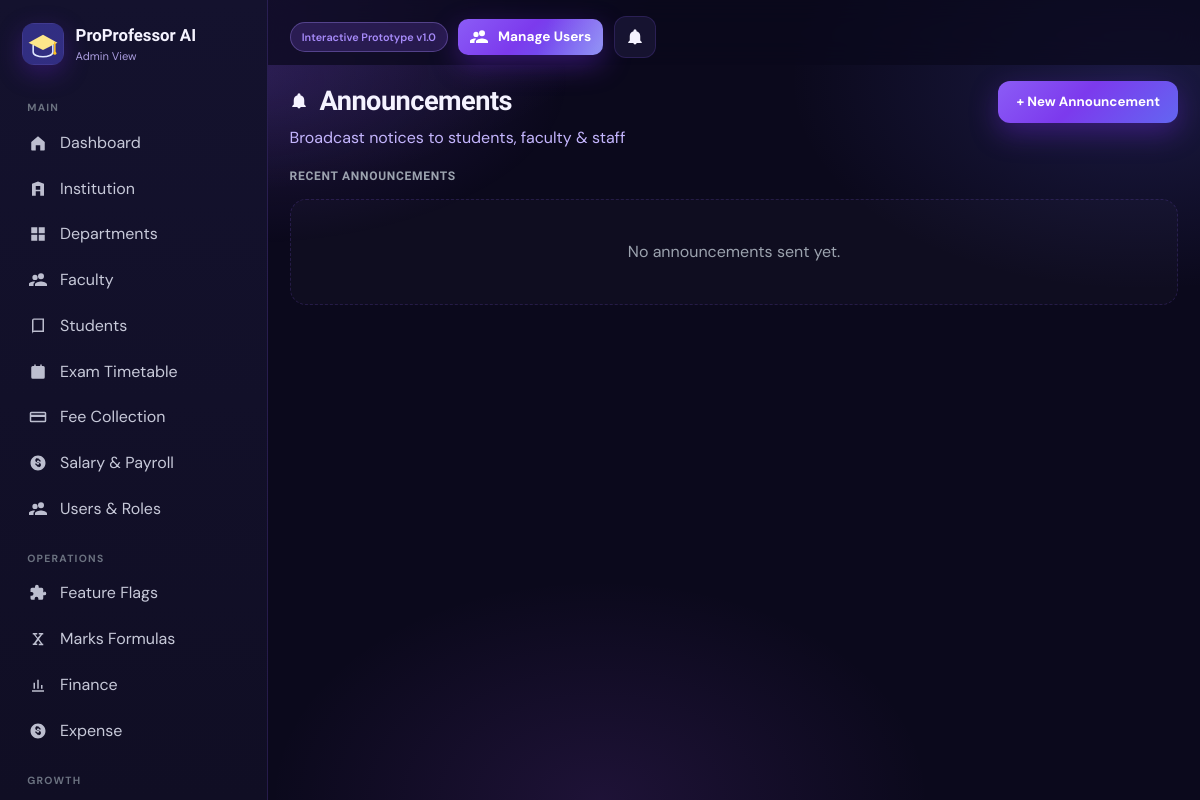
The app's page /admin/notifications (signed in), older data.
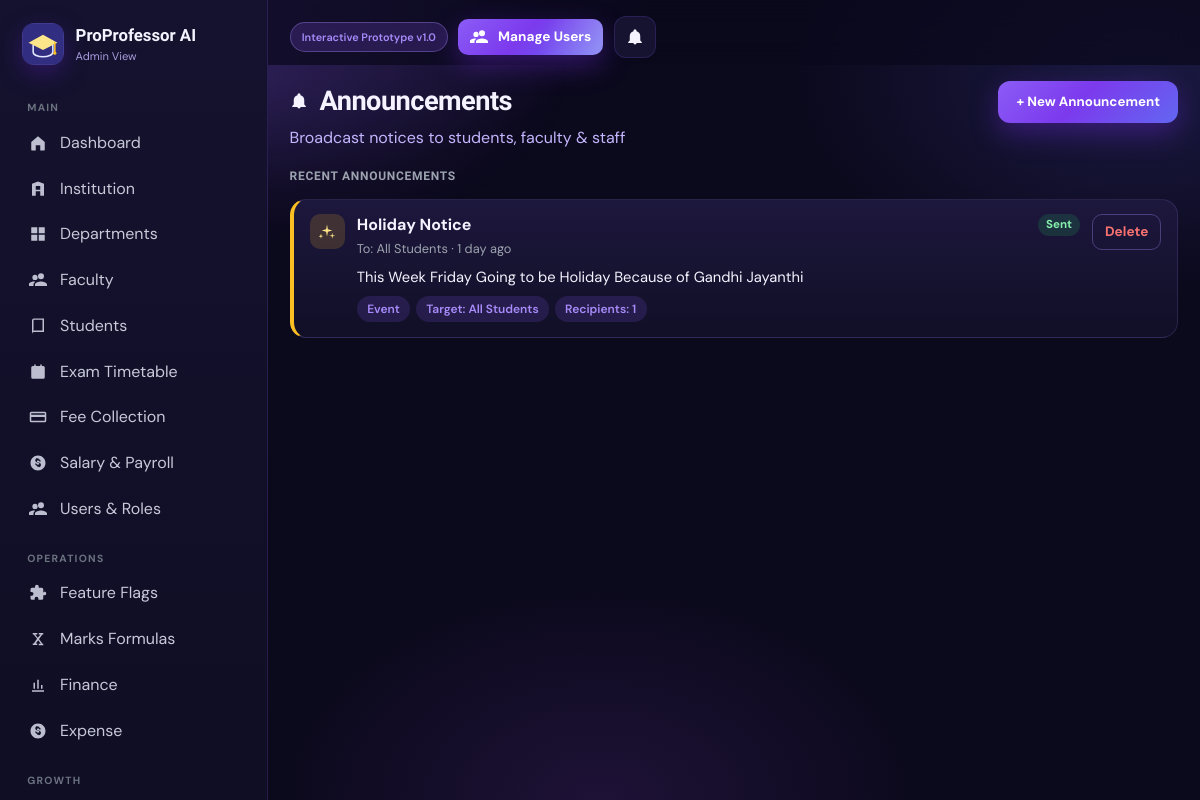
The same page, newer data.
### tables this page shows
CREATE TABLE `users` (
  `id` int(10) UNSIGNED NOT NULL,
  `institution_id` int(10) UNSIGNED NOT NULL,
  `department_id` int(10) UNSIGNED DEFAULT NULL,
  `role` enum('professor','student','hod','admin','superadmin') NOT NULL,
  `email` varchar(160) NOT NULL,
  `password_hash` varchar(255) NOT NULL,
  `full_name` varchar(160) NOT NULL,
  `employee_id` varchar(60) DEFAULT NULL,
  `register_no` varchar(60) DEFAULT NULL,
  `phone` varchar(30) DEFAULT NULL,
  `avatar_url` varchar(255) DEFAULT NULL,
  `class_id` int(10) UNSIGNED DEFAULT NULL COMMENT 'For students',
  `academic_year_level` tinyint(3) UNSIGNED DEFAULT NULL COMMENT 'Student academic year 1-4',
  `semester` varchar(40) DEFAULT NULL COMMENT 'Student Odd/Even semester',
  `designation` varchar(100) DEFAULT NULL,
  `preferences` longtext DEFAULT NULL CHECK (json_valid(`preferences`)),
  `extra` longtext DEFAULT NULL COMMENT 'Expandable user attributes' CHECK (json_valid(`extra`)),
  `is_active` tinyint(1) DEFAULT 1,
  `last_login_at` datetime DEFAULT NULL,
  `created_at` timestamp NOT NULL DEFAULT current_timestamp(),
  `updated_at` timestamp NOT NULL DEFAULT current_timestamp() ON UPDATE current_timestamp()
);

CREATE TABLE `admin_hod_announcements` (
  `id` int(10) UNSIGNED NOT NULL,
  `institution_id` int(10) UNSIGNED NOT NULL,
  `admin_id` int(10) UNSIGNED NOT NULL,
  `title` varchar(200) NOT NULL,
  `body` text NOT NULL,
  `recipient_count` int(10) UNSIGNED NOT NULL DEFAULT 0,
  `attachment_path` varchar(255) DEFAULT NULL,
  `attachment_original_name` varchar(255) DEFAULT NULL,
  `attachment_mime_type` varchar(100) DEFAULT NULL,
  `attachment_size` int(10) UNSIGNED DEFAULT NULL,
  `meta` longtext DEFAULT NULL,
  `created_at` timestamp NOT NULL DEFAULT current_timestamp()
);

### app/Views/shared/notifications.php (the view, shortened to what the rows shown need)
<?php
$canMessageHods = !empty($canMessageHods);
$hodSentHistory = $hodSentHistory ?? [];
?>
<?php if ($canMessageHods): ?>
<?php
$annWhen = static function (string $ts): string {
    try {
        $dt = new DateTime($ts, new DateTimeZone('Asia/Kolkata'));
    } catch (Throwable) {
        return $ts;
    }
    $diff = time() - $dt->getTimestamp();
    if ($diff >= 0 && $diff < 60) {
        return 'Just now';
    }
    if ($diff >= 0 && $diff < 3600) {
        $m = (int)floor($diff / 60);
        return $m . ' minute' . ($m === 1 ? '' : 's') . ' ago';
    }
    if ($diff >= 0 && $diff < 86400) {
        $h = (int)floor($diff / 3600);
        return $h . ' hour' . ($h === 1 ? '' : 's') . ' ago';
    }
    if ($diff >= 0 && $diff < 86400 * 7) {
        $d = (int)floor($diff / 86400);
        return $d . ' day' . ($d === 1 ? '' : 's') . ' ago';
    }
    return $dt->format('M j, Y');
};
?>
<div class="adm-ann">
  <div class="adm-ann-head">
    <div>
      <h2><?= icon('bell', 'icon-inline') ?> Announcements</h2>
      <p>Broadcast notices to students, faculty &amp; staff</p>
    </div>
    <button class="btn btn-primary" type="button" id="admAnnOpen">+ New Announcement</button>
  </div>
  <h3 class="adm-ann-kicker">Recent announcements</h3>
  <?php if (!$hodSentHistory): ?>
    <div class="empty">No announcements sent yet.</div>
  <?php else: ?>
    <div class="adm-ann-list">
      <?php foreach ($hodSentHistory as $h):
        $hMeta = json_decode((string)($h['meta'] ?? ''), true) ?: [];
        $noticeCode = strtoupper((string)($hMeta['notice_type'] ?? ''));
        $tone = match ($noticeCode) {
            'IMPORTANT' => 'is-important',
            'ACADEMIC' => 'is-academic',
            'EVENT' => 'is-event',
            default => 'is-general',
        };
        $iconName = match ($noticeCode) {
            'IMPORTANT' => 'alert',
            'ACADEMIC' => 'book',
            'EVENT' => 'spark',
            default => 'bell',
        };
        $targetLabel = \AdminHodMessageTools::audienceLabel((string)($hMeta['audience'] ?? 'ALL_HODS'));
        $noticeLabel = \AdminHodMessageTools::noticeTypeLabel($noticeCode);
      ?>
        <article class="adm-ann-card <?= e($tone) ?>">
          <div class="adm-ann-card-top">
            <span class="adm-ann-ico"><?= icon($iconName) ?></span>
            <div class="adm-ann-copy">
              <div class="adm-ann-title-row">
                <h4><?= e((string)$h['title']) ?></h4>
                <span class="adm-ann-sent">Sent</span>
              </div>
              <p class="adm-ann-meta">To: <?= e($targetLabel) ?> · <?= e($annWhen((string)($h['created_at'] ?? ''))) ?></p>
              <p class="adm-ann-body"><?= e((string)$h['body']) ?></p>
              <div class="adm-ann-chips">
                <?php if ($noticeLabel !== ''): ?><span class="chip"><?= e($noticeLabel) ?></span><?php endif; ?>
                <span class="chip">Target: <?= e($targetLabel) ?></span>
                <span class="chip">Recipients: <?= (int)$h['recipient_count'] ?></span>
              </div>
            </div>
            <form method="post" class="adm-ann-delete" onsubmit="return confirm('Delete this message for the admin and its recipients?');">
              <button class="btn btn-sm btn-ghost" type="submit">Delete</button>
            </form>
          </div>
        </article>
      <?php endforeach; ?>
    </div>
  <?php endif; ?>
</div>
<?php endif; ?>

### app/Core/Router.php (shortened to what the rows shown need)
<?php
final class Router
{
    private array $routes = [];
    public function add(string $method, string $pattern, $handler): void
    {
        $this->routes[] = [
            'method' => strtoupper($method),
            'pattern' => $pattern,
            'handler' => $handler,
        ];
    }
    public function dispatch(string $method, string $uri): void
    {
        $path = parse_url($uri, PHP_URL_PATH) ?: '/';
        $base = app_base_path();
        $path = '/' . trim($path, '/');
        if ($path !== '/') {
            $path = rtrim($path, '/');
        }
        foreach ($this->routes as $route) {
            if ($route['method'] !== strtoupper($method)) {
                continue;
            }
            $regex = preg_replace('#\{([a-zA-Z_]+)\}#', '(?P<$1>[^/]+)', $route['pattern']);
            $regex = '#^' . $regex . '$#';
            if (!preg_match($regex, $path, $matches)) {
                continue;
            }
            $params = array_filter(
                $matches,
                static fn($k) => !is_int($k),
                ARRAY_FILTER_USE_KEY
            );
            $this->invoke($route['handler'], $params);
            return;
        }
    }
    private function invoke($handler, array $params): void
    {
        if (is_array($handler) && is_string($handler[0])) {
            $controller = new $handler[0]();
            $method = $handler[1];
            $controller->$method(...array_values($params));
            return;
        }
    }
}

### app/Views/layouts/app.php (shortened to what the rows shown need)
<?php
$user = \Auth::user();
$role = $user['role'] ?? '';
$groups = NavService::grouped($role);
$unread = $user ? unread_notifications_count((int)$user['id']) : 0;
$active = $active ?? '';
$notifPath = match ($role) {
    'student' => '/student/notifications',
    'hod' => '/hod/notifications',
    'admin', 'superadmin' => '/admin/notifications',
    default => '/professor/notifications',
};
$cta = match ($role) {
    'professor' => ['href' => '/professor/generate-plan', 'label' => 'Generate Course Plan', 'icon' => 'spark'],
    'hod' => ['href' => '/hod/approvals', 'label' => 'Review Approvals', 'icon' => 'check'],
    'admin', 'superadmin' => ['href' => '/admin/users', 'label' => 'Manage Users', 'icon' => 'users'],
    default => null,
};
?>
<!DOCTYPE html>
<html lang="en">
<head>
  <link rel="stylesheet" href="<?= e(asset('css/app.css')) ?>?v=<?= (int)@filemtime(dirname(__DIR__, 3) . '/assets/css/app.css') ?>">
</head>
<body class="app-body" data-effects="on">
<div class="page-glow" aria-hidden="true"></div>
<div class="app-shell">
  <aside class="sidebar" id="sidebar">
    <div class="brand">
      <img class="brand-logo" src="<?= e(asset('img/logo.svg')) ?>" width="42" height="42" alt="ProProfessor AI">
      <div>
        <div class="brand-name">ProProfessor AI</div>
        <div class="brand-sub"><?= e(NavService::roleLabel($role)) ?></div>
      </div>
      <button class="icon-btn sidebar-close" id="sidebarClose" type="button" aria-label="Close menu"><?= icon('close') ?></button>
    </div>
    <nav class="side-nav">
      <?php foreach ($groups as $group): ?>
        <?php
          $navItems = [];
          foreach ($group['items'] as $item) {
              $navItems[] = $item;
          }
        ?>
        <div class="nav-group">
          <div class="nav-group-label"><?= e($group['label']) ?></div>
          <?php foreach ($navItems as $item): ?>
            <a class="nav-link <?= $active === $item['key'] ? 'active' : '' ?>" href="<?= e(url($item['href'])) ?>">
              <span class="nav-ico"><?= icon($item['icon'] ?? 'spark', 'icon') ?></span>
              <span><?= e($item['label']) ?></span>
            </a>
          <?php endforeach; ?>
        </div>
      <?php endforeach; ?>
    </nav>
  </aside>
  <div class="main">
    <header class="topbar">
      <div class="topbar-actions">
        <span class="proto-badge">Interactive Prototype v1.0</span>
        <?php if ($cta): ?>
          <a class="btn btn-primary btn-sm btn-shine topbar-cta" href="<?= e(url($cta['href'])) ?>"><?= icon($cta['icon']) ?> <?= e($cta['label']) ?></a>
        <?php endif; ?>
        <a class="icon-btn" href="<?= e(url($notifPath)) ?>" title="Notifications">
          <?= icon('bell') ?><?php if ($unread): ?><span class="dot"><?= (int)$unread ?></span><?php endif; ?>
        </a>
      </div>
    </header>
    <main class="content" id="pageContent">
      <?php $content(); ?>
    </main>
  </div>
</div>
</body>
</html>

### includes/Icons.php (shortened to what the rows shown need)
<?php
final class Icons
{
    public static function svg(string $name, string $class = 'icon'): string
    {
        $path = self::$paths[$name] ?? self::$paths['spark'];
        return '<svg class="' . htmlspecialchars($class, ENT_QUOTES) . '" viewBox="0 0 24 24" width="20" height="20" aria-hidden="true" fill="currentColor">' . $path . '</svg>';
    }
}

Row changes from the older to the newer data that the page shows:
added admin_hod_announcements: title "Holiday Notice", meta "All Students", created_at "1 day ago", body "This Week Friday Going to be Holiday Because of Gandhi Jayanthi", meta "Event", recipient_count "1"
Text that changed along with them:
list line gone: "No announcements sent yet."
